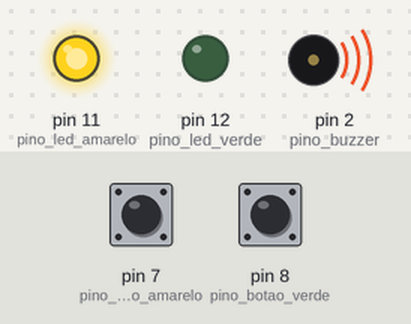
This sketch was run on a simulated Arduino Uno, built with avr-gcc and run on an emulated ATmega328P. On the bench: output pins drawn as LEDs (lit = HIGH), buzzer (waves = sounding). The test bench sets the inputs (shaded band); at power-on: pin 7 (pino_botao_amarelo) HIGH, pin 8 (pino_botao_verde) LOW.

Above: at 1.2 s.
1.3 s: pin 7 (pino_botao_amarelo) pulled LOW for 0.15 s
At 1.37 s:
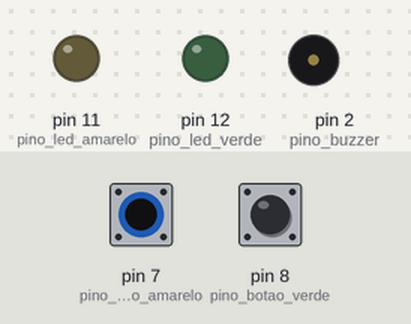
2.9 s: pin 8 (pino_botao_verde) pulled HIGH for 0.15 s
At 2.97 s:
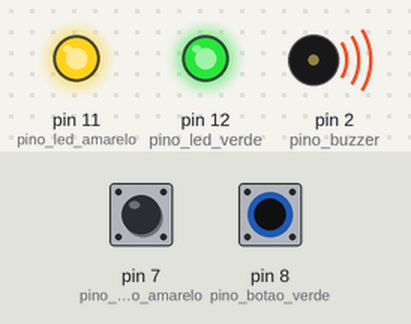
4.5 s: pin 8 (pino_botao_verde) pulled HIGH for 3.2 s
At 8.9 s:
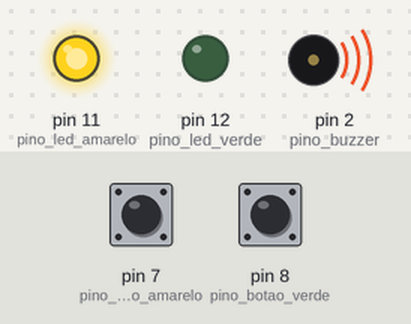
9.2 s: pin 7 (pino_botao_amarelo) pulled LOW for 3.2 s
At 10.0 s:
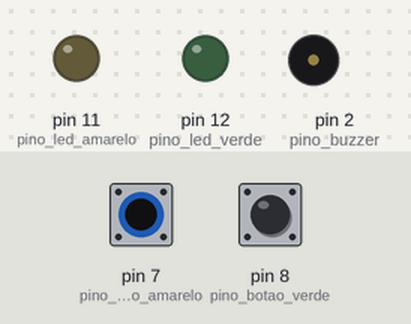
13.9 s: pin 7 (pino_botao_amarelo) driven LOW and pin 8 (pino_botao_verde) driven HIGH
At 14.8 s:
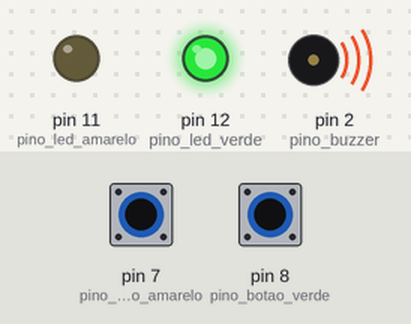
Timing chart, 0 to 16.4 s (numbered marks = the images above; inputs shaded):
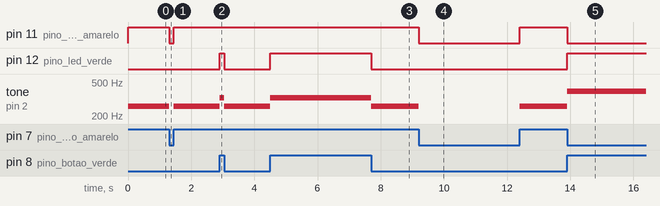

The sketch:

11.Projeto_piano.ino
```cpp
/* Pecas: 1 buzzer, 2 chaves momentaneas, 2 LEDs,
 *        2 resistores 300 ohms, 2 resistores 10k ohm.
 */


const int pino_botao_amarelo = 7  ;  // botao amarelo === pino 7
const int pino_botao_verde   = 8  ;  // botao verde ===== pino 8

const int pino_led_amarelo   = 11 ; // led amarelo ====== pino 11
const int pino_led_verde     = 12 ; // led verde ======== pino 12
const int pino_buzzer        = 2  ; // buzzer =========== pino 2

int estado_botao_amarelo     = 0  ;  // botao amarelo === desligado
int estado_botao_verde       = 0  ;  // botao verde ===== desligado


void setup() {
  pinMode (pino_botao_amarelo, INPUT) ; // botao amarelo === input
  pinMode (pino_botao_verde, INPUT)   ; // botao verde ===== input
  pinMode (pino_led_amarelo, OUTPUT)  ; // led amarelo ===== output
  pinMode (pino_led_verde, OUTPUT)    ; // led verde ======= output
  pinMode (pino_buzzer, OUTPUT)       ; // buzzer ========== output

}


void loop() {
  estado_botao_amarelo = digitalRead (pino_botao_amarelo) ;
  estado_botao_verde = digitalRead (pino_botao_verde)     ;

  // Dois botoes SOLTOS
  if (!estado_botao_amarelo && !estado_botao_verde){
    digitalWrite (pino_led_amarelo, LOW) ;
    digitalWrite (pino_led_verde, LOW)   ;
    noTone (pino_buzzer)                 ;
                                                   }
  // Botao amarelo LIGADO
  if (estado_botao_amarelo && !estado_botao_verde){
    digitalWrite (pino_led_amarelo, HIGH) ;
    digitalWrite (pino_led_verde, LOW)    ;
    tone (pino_buzzer, 261.63)            ; // Do
                                                  }

  // Botao verde LIGADO
  if (!estado_botao_amarelo && estado_botao_verde){
    digitalWrite (pino_led_amarelo, LOW) ;
    digitalWrite (pino_led_verde, HIGH)  ;
    tone (pino_buzzer, 391.99)           ;  // Sol
                                                  }

  // Dois botoes LIGADOS
  if (estado_botao_amarelo && estado_botao_verde){
  digitalWrite (pino_led_amarelo, HIGH) ;
  digitalWrite (pino_led_verde, HIGH)    ;
  tone (pino_buzzer, 329.63)            ;  // Re
                                                 }

  /* Frequências
   * Dó  - 261,63Hz
   * Ré  - 293,66Hz
   * Mi  - 329,63Hz
   * Fá  - 349,23Hz
   * Sol - 391,99Hz
   * Lá  - 440,00Hz
   * Si  - 493,88Hz
   */

}
```

Measured:
- after the input at 1.3 s, pin 11 (pino_led_amarelo): HIGH → LOW at once, → HIGH 0.15 s later; tone on pin 2 (pino_buzzer): 261 Hz → silent at once, → 261 Hz 0.15 s later
- after the input at 2.9 s, pin 12 (pino_led_verde): LOW → HIGH at once, → LOW 0.15 s later; tone on pin 2 (pino_buzzer): 261 Hz → 329 Hz at once, → 261 Hz 0.15 s later
- after the input at 4.5 s, pin 12 (pino_led_verde): LOW → HIGH at once, → LOW 3.2 s later; tone on pin 2 (pino_buzzer): 261 Hz → 329 Hz at once, → 261 Hz 3.2 s later
- after the input at 9.2 s, pin 11 (pino_led_amarelo): HIGH → LOW at once, → HIGH 3.2 s later; tone on pin 2 (pino_buzzer): 261 Hz → silent at once, → 261 Hz 3.2 s later
- after the input at 13.9 s, pin 11 (pino_led_amarelo): HIGH → LOW at once; pin 12 (pino_led_verde): LOW → HIGH at once; tone on pin 2 (pino_buzzer): 261 Hz → 391 Hz at once
